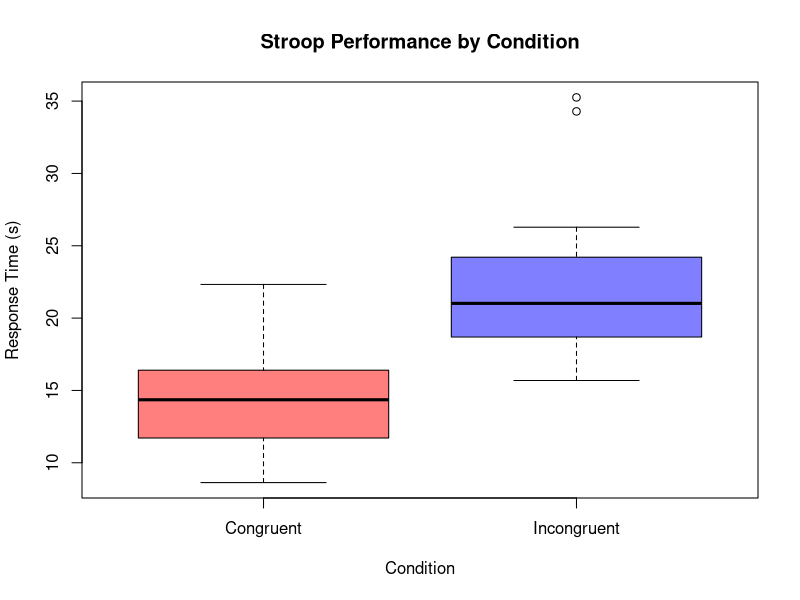
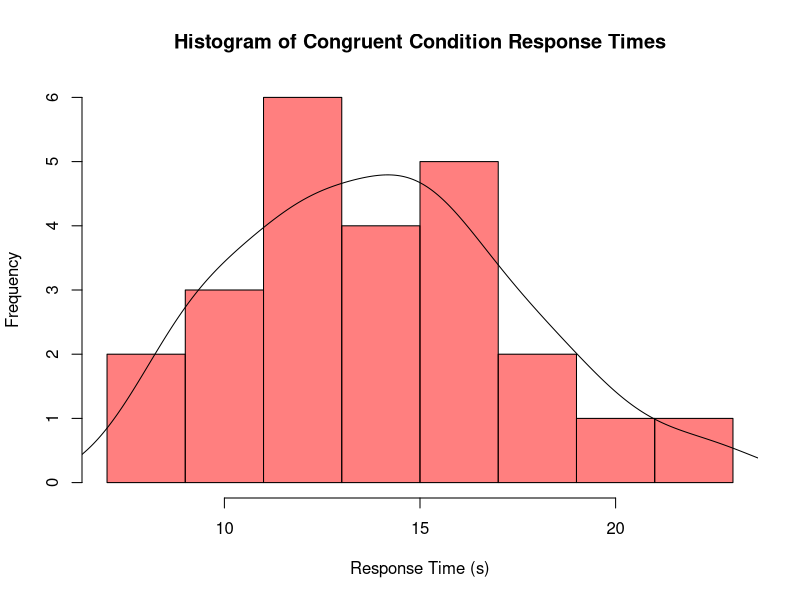
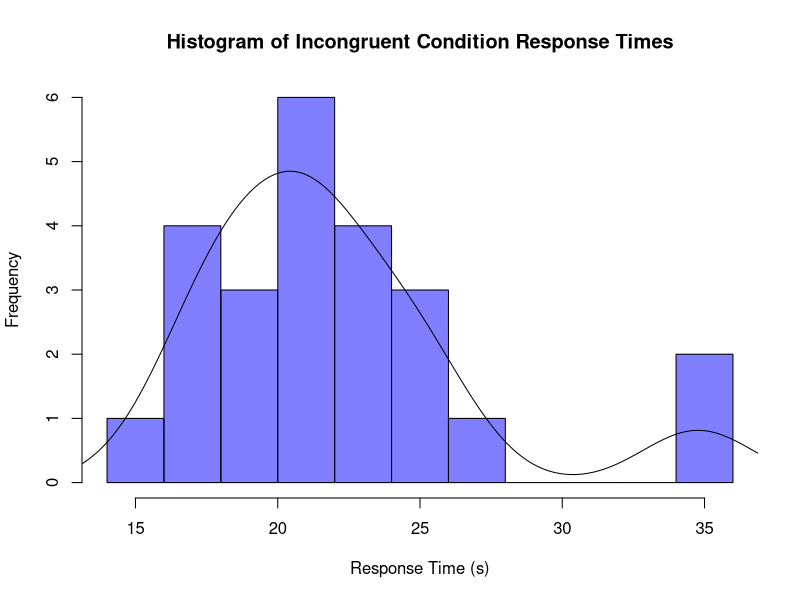
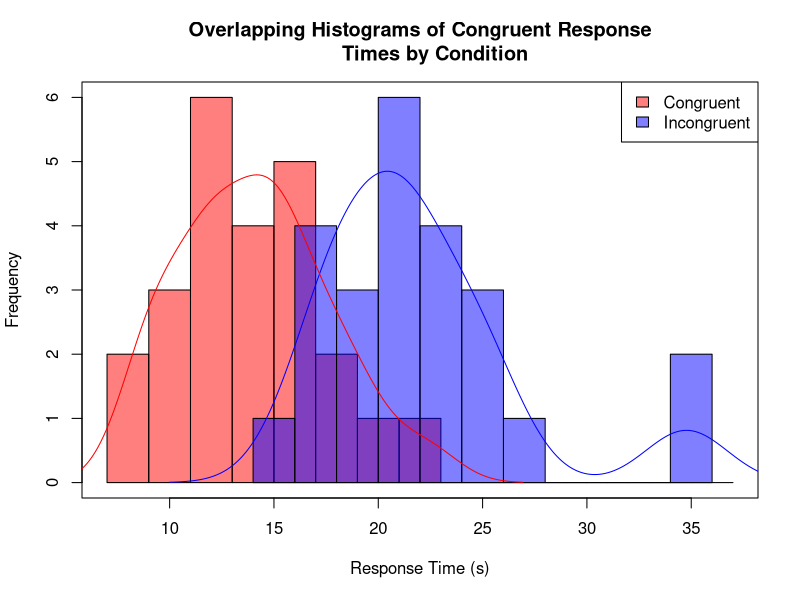

These figures' R source, in order:
# Author: Kyle B. Schenthal
# Last Updated: Jan 25 2017
# Udacity Course: Statistics, The Science of Decision Making
# Project: Stroop Effect Analysis
# Description:  Analysis of the stroop effect experimental data from Udacity
#               course for project report. Includes table of descriptive
#               statistics (Q3), data visualizations (Q4), and t-test (Q5)
# ---------------------------------------------------------
# Load Data
stroop_data <- read.csv('stroop.csv')
stroop_data$Difference <- stroop_data$Incongruent - stroop_data$Congruent


# Descriptive Statistics Table-----------------------------
descriptive <- do.call(data.frame,
                       list(Mean = apply(stroop_data, 2, mean),
                            Std_Dev = apply(stroop_data, 2, sd),
                            Min = apply(stroop_data, 2, min),
                            Q1 = apply(stroop_data, 2, quantile, probs = 0.25),
                            Median = apply(stroop_data, 2, median),
                            Q1 = apply(stroop_data, 2, quantile, probs = 0.75),
                            Max = apply(stroop_data, 2, max),
                            IQR = apply(stroop_data, 2, IQR),
                            Range = apply(stroop_data, 2, max) -
                            apply(stroop_data, 2, min) ,
                            Size = apply(stroop_data, 2, length),
                            SEM = apply(stroop_data, 2, sd) /
                                sqrt(apply(stroop_data,2, length))
                       ))
print(t(format(round(descriptive, 2), nsmall = 2)))


# Plot Data------------------------------------------------
# Boxplot
boxplot(stroop_data$Congruent, stroop_data$Incongruent,
        names = c('Congruent', 'Incongruent'),
        col = c(rgb(1, 0, 0, 0.5), rgb(0, 0, 1, 0.5)),
        main = 'Stroop Performance by Condition',
        xlab = 'Condition', ylab = 'Response Time (s)')

# Congruent Histogram
congruent_hist <- hist(stroop_data$Congruent, breaks = seq(7, 23, 2),
                       col = rgb(1,0,0,0.5), xlab = 'Response Time (s)', main =
                           'Histogram of Congruent Condition Response Times')
congruent_multiplier <- congruent_hist$counts / congruent_hist$density
congruent_density <- density(stroop_data$Congruent)
congruent_density$y <- congruent_density$y * congruent_multiplier[1]
lines(congruent_density)

# Incongruent Histogram
incongruent_hist <- hist(stroop_data$Incongruent, breaks = seq(14, 36, 2),
                         col = rgb(0,0,1,0.5), xlab = 'Response Time (s)', main =
                             'Histogram of Incongruent Condition Response Times')
incongruent_multiplier <- incongruent_hist$counts / incongruent_hist$density
incongruent_density <- density(stroop_data$Incongruent)
incongruent_density$y <- incongruent_density$y * incongruent_multiplier[1]
lines(incongruent_density)

# Overlapping Histogram
hist(stroop_data$Congruent, breaks = seq(7, 37, 2), col = rgb(1,0,0,0.5),
     xlab = 'Response Time (s)', main = 'Overlapping Histograms of Congruent Response
     Times by Condition')
hist(stroop_data$Incongruent, breaks = seq(14, 36, 2), col = rgb(0,0,1,0.5), add = T)
box()
lines(incongruent_density, col = 'blue')
lines(congruent_density, col = 'red')
legend(x = 'topright', legend = c('Congruent', 'Incongruent'),
       fill = c(rgb(1,0,0,0.5), rgb(0,0,1,0.5)))


# Statistical Test-----------------------------------------
stroop_t <- t.test(stroop_data$Incongruent, stroop_data$Congruent, 
       alt = 'greater', paired = T)
print(stroop_t)